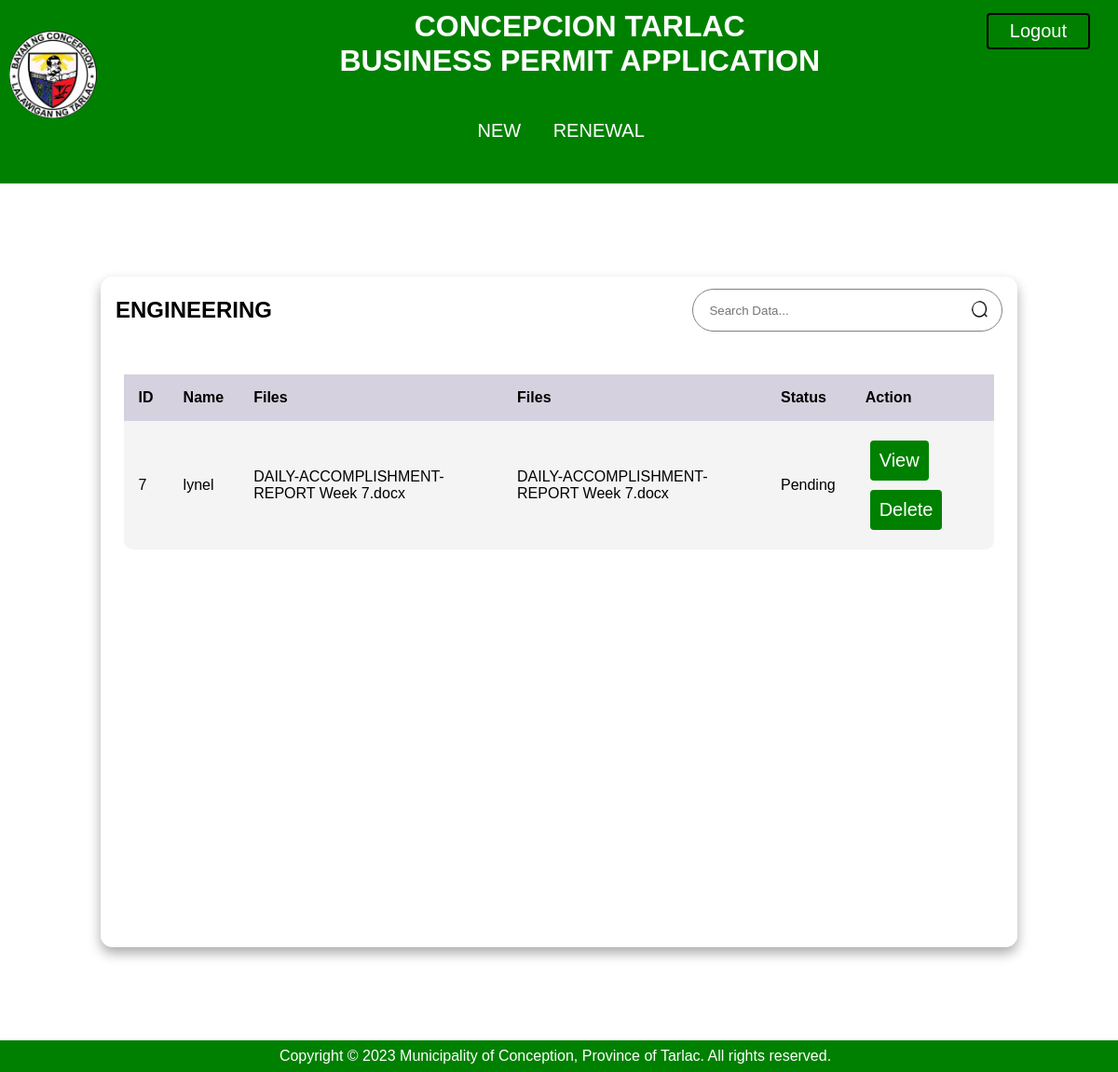
The app's page /engr_board2.php (signed in) with its own data.
### tables this page shows
CREATE TABLE `engr_tb` (
  `id` int(11) NOT NULL,
  `name` varchar(256) NOT NULL,
  `filename1` varchar(256) NOT NULL,
  `filetype1` varchar(255) NOT NULL,
  `filename2` varchar(256) NOT NULL,
  `filetype2` varchar(256) NOT NULL,
  `filename3` varchar(256) NOT NULL,
  `filetype3` varchar(256) NOT NULL,
  `filename4` varchar(255) NOT NULL,
  `filetype4` varchar(255) NOT NULL,
  `filename5` varchar(255) NOT NULL,
  `filetype5` varchar(255) NOT NULL,
  `status` varchar(255) NOT NULL
);

### engr_board2.php (the view, shortened to what this page needs)
<?php
require 'config.php';
?>
<!DOCTYPE html>
<html lang="en">
<head>
    <link rel="stylesheet" type="text/css" href="style2.css">
</head>
    <header><img src="lgu.jpg" height="8%" width="8%" class="logo">
    <h1><b>CONCEPCION TARLAC <br>BUSINESS PERMIT APPLICATION <br>
    </b></h1>
    <a href="logout2.php" class="logout">Logout</a>
<div class="navbar">
    <a class="nav" href="dashboard_personnel.php">NEW</a>
    <a class="nav" href="personnel.php">RENEWAL</a>
</div>
</header>
<body>
    <main class="table" id="customers_table">
        <section class="table__header">
            <h1>ENGINEERING</h1>
            <div class="input-group">
                <input type="search" placeholder="Search Data...">
                <img src="thesis2/search.png" alt="">
            </div>
        </section>
        <section class="table__body">
            <table>
                <thead>
                    <tr>
                        <th>ID</th>
                        <th>Name</th>
                        <th>Files</th>
                        <th>Files</th>
                        <th>Status</th>
                        <th>Action</th>
                    </tr>
                </thead>
                <tbody>
                    <tr>
            <?php
            $sql = "SELECT * FROM engr_tb";
            $result = $conn->query($sql);
            while($row = $result->fetch_assoc()){
                echo"
                <tr>
                    <td>$row[id]</td>
                    <td>$row[name]</td>
                    <td>$row[filename1]</td>
                    <td>$row[filename2]</td>
                    <td>$row[status]</td>
                    <td><a href='engr_view2.php? id=$row[id];'> View </a>
                    <a href='delete.php? id=$row[id];'> Delete </a></td>
                </tr>
                ";
            }
            ?>
                    </tr>
                </tbody>
            </table>
        </section>
    </main>
</body>
<footer><p>Copyright &copy; 2023 Municipality of Conception, Province of Tarlac. All rights reserved.</p></footer>
</html>

### style2.css (style rules this page uses)
* { margin: 0; padding: 0; box-sizing: border-box; font-family: sans-serif; }
body { text-align: center; width: 100%; margin: 0 auto; font-family: arial, sans-serif; }
body { min-height: 100vh; display:fixed; justify-content: center; align-items: center; }
header { background-color: green; padding: 10px; padding-bottom: 30px; color: white; }
main.table { width: 82vw; height: 90vh; background-color: #fff5; backdrop-filter: blur(7px); box-shadow: 0 .4rem .8rem #0005; border-radius: .8rem; overflow: hidden; margin-left: auto; margin-right: auto; margin-bottom:100px; margin-top: 100px; }
.table__header { width: 100%; height: 10%; background-color: #fff4; padding: .8rem 1rem; display: flex; justify-content: space-between; align-items: center; }
.table__header .input-group { width: 35%; height: 100%; background-color: #fff5; padding: 0 .8rem; border-radius: 2rem; border:1px solid gray; display: flex; justify-content: center; align-items: center; transition: .2s; }
.table__header .input-group img { width: 1.2rem; height: 1.2rem; }
.table__header .input-group input { width: 100%; padding: 0 .5rem 0 .3rem; background-color: transparent; border: none; outline: none; }
.table__body { width: 95%; max-height: calc(89% - 1.6rem); background-color: #fffb; margin: .8rem auto; border-radius: .6rem; overflow: auto; overflow: overlay; }
table { width: 100%; }
table, th, td { border-collapse: collapse; padding: 1rem; text-align: left; margin-top:20px; }
thead th { position: sticky; top: 0; left: 0; background-color: #d5d1defe; cursor: pointer; text-transform: capitalize; }
tbody tr:nth-child(even) { background-color: #0000000b; }
tbody tr { --delay: .1s; transition: .5s ease-in-out var(--delay), background-color 0s; }
tbody tr td, tbody tr td p, tbody tr td img { transition: .2s ease-in-out; }
footer { background-color: green; color: white; text-align: center; margin: 0 0px -10px -8px; padding: 8px 0 8px 0; }
a { text-decoration: none; color: white; font-size: 20px; display: inline-block; justify-content: space-between; padding: 10px; text-align: center; margin: 0 10px 0 10px; border-radius: 4px; }
img { float: left; border-radius: 90px; }
.logo { margin: 23px -50px 15px 0; }
.logout { float: right; padding: 6px 23px 6px 23px; border: black solid 2px; margin-left:-85px; margin-top:-70px; margin-right:20px; }
.navbar { padding-right:40px; padding-left:40px; margin-top:30px ; }

### engr_board2.php (style rules this page uses)
a { background-color:green; margin: 5px; }

### records on screen
engr_tb: id "7", name "lynel", filename1 "DAILY-ACCOMPLISHMENT-REPORT Week 7.docx", filename2 "DAILY-ACCOMPLISHMENT-REPORT Week 7.docx", status "Pending"
